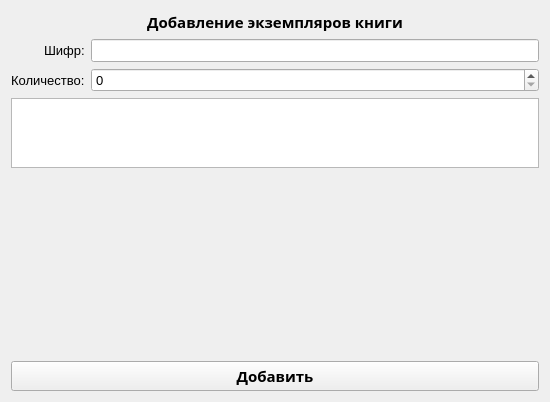
<?xml version="1.0" encoding="UTF-8"?>
<ui version="4.0">
 <class>add_book_copies_form</class>
 <widget class="QWidget" name="add_book_copies_form">
  <property name="geometry">
   <rect>
    <x>0</x>
    <y>0</y>
    <width>550</width>
    <height>402</height>
   </rect>
  </property>
  <property name="minimumSize">
   <size>
    <width>550</width>
    <height>0</height>
   </size>
  </property>
  <property name="windowTitle">
   <string>Добавление экземпляров книг</string>
  </property>
  <layout class="QVBoxLayout" name="verticalLayout">
   <item>
    <widget class="QLabel" name="title">
     <property name="font">
      <font>
       <family>Yu Gothic UI Semibold</family>
       <pointsize>11</pointsize>
       <weight>75</weight>
       <bold>true</bold>
      </font>
     </property>
     <property name="text">
      <string>Добавление экземпляров книги</string>
     </property>
     <property name="alignment">
      <set>Qt::AlignCenter</set>
     </property>
    </widget>
   </item>
   <item>
    <layout class="QFormLayout" name="formLayout">
     <property name="labelAlignment">
      <set>Qt::AlignRight|Qt::AlignTrailing|Qt::AlignVCenter</set>
     </property>
     <item row="0" column="0">
      <widget class="QLabel" name="cipher_label">
       <property name="font">
        <font>
         <family>Yu Gothic UI</family>
         <pointsize>10</pointsize>
         <weight>50</weight>
         <bold>false</bold>
        </font>
       </property>
       <property name="text">
        <string>Шифр:</string>
       </property>
      </widget>
     </item>
     <item row="0" column="1">
      <widget class="QLineEdit" name="cipher_le">
       <property name="font">
        <font>
         <pointsize>10</pointsize>
        </font>
       </property>
      </widget>
     </item>
     <item row="1" column="0">
      <widget class="QLabel" name="count_label">
       <property name="font">
        <font>
         <family>Yu Gothic UI</family>
         <pointsize>10</pointsize>
         <weight>50</weight>
         <bold>false</bold>
        </font>
       </property>
       <property name="text">
        <string>Количество:</string>
       </property>
      </widget>
     </item>
     <item row="1" column="1">
      <widget class="QSpinBox" name="count_sb">
       <property name="font">
        <font>
         <pointsize>10</pointsize>
        </font>
       </property>
      </widget>
     </item>
    </layout>
   </item>
   <item>
    <widget class="QTableWidget" name="copies_table">
     <property name="sizePolicy">
      <sizepolicy hsizetype="Expanding" vsizetype="Preferred">
       <horstretch>0</horstretch>
       <verstretch>0</verstretch>
      </sizepolicy>
     </property>
     <property name="sizeAdjustPolicy">
      <enum>QAbstractScrollArea::AdjustToContents</enum>
     </property>
     <property name="editTriggers">
      <set>QAbstractItemView::SelectedClicked</set>
     </property>
     <property name="tabKeyNavigation">
      <bool>false</bool>
     </property>
     <property name="showDropIndicator" stdset="0">
      <bool>false</bool>
     </property>
     <property name="dragDropOverwriteMode">
      <bool>false</bool>
     </property>
     <property name="selectionMode">
      <enum>QAbstractItemView::SingleSelection</enum>
     </property>
     <property name="cornerButtonEnabled">
      <bool>false</bool>
     </property>
    </widget>
   </item>
   <item>
    <spacer name="verticalSpacer_2">
     <property name="orientation">
      <enum>Qt::Vertical</enum>
     </property>
     <property name="sizeHint" stdset="0">
      <size>
       <width>20</width>
       <height>40</height>
      </size>
     </property>
    </spacer>
   </item>
   <item>
    <widget class="QPushButton" name="add_btn">
     <property name="font">
      <font>
       <family>Yu Gothic UI Semibold</family>
       <pointsize>11</pointsize>
       <weight>75</weight>
       <bold>true</bold>
      </font>
     </property>
     <property name="text">
      <string>Добавить</string>
     </property>
    </widget>
   </item>
  </layout>
 </widget>
 <resources/>
 <connections/>
</ui>
